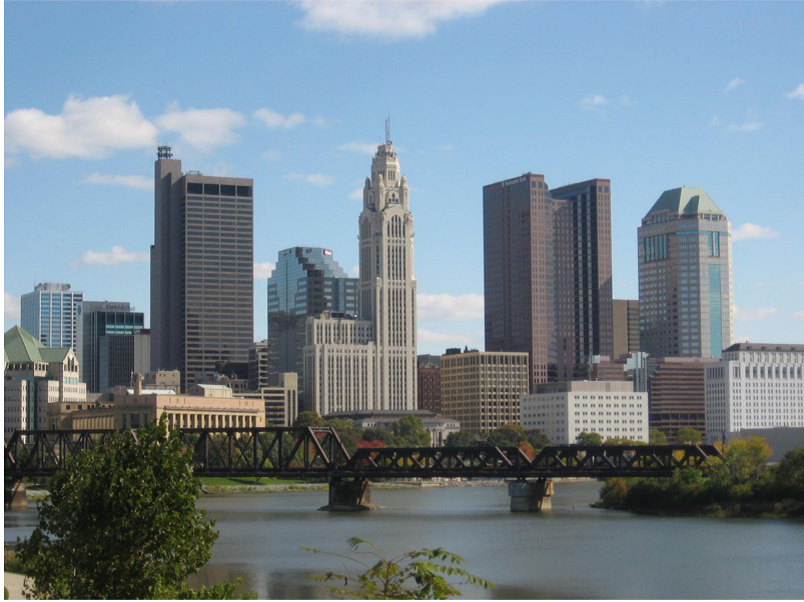
#> input picture Image.jpeg, 804 x 602 px, given in place of the camera
$ python 02_cor.py
#> lines starting #> are read from the running program, lines starting #| are printed output that depends on the picture; after the words box and inside, x2 and y2 are one past the last pixel; in counts of white or black regions, pixels touching at a corner belong together
import cv2
import numpy as np

cv2.namedWindow('imagem', cv2.WINDOW_NORMAL)
cv2.resizeWindow('imagem', (1280, 720))
vid = cv2.VideoCapture(0)

while 1:
    _, imagem = vid.read()
#> imagem is the input picture: shape (602, 804, 3); mean B, G, R 143.6, 133.4, 117.6
    imagem_hsv = cv2.cvtColor(imagem, cv2.COLOR_BGR2HSV)
#> imagem_hsv: shape (602, 804, 3); mean H, S, V 84.7, 59.1, 148.7

    mask = cv2.inRange(imagem_hsv,
                       np.array([0, 0, 0]),
                       np.array([179, 255, 100]))
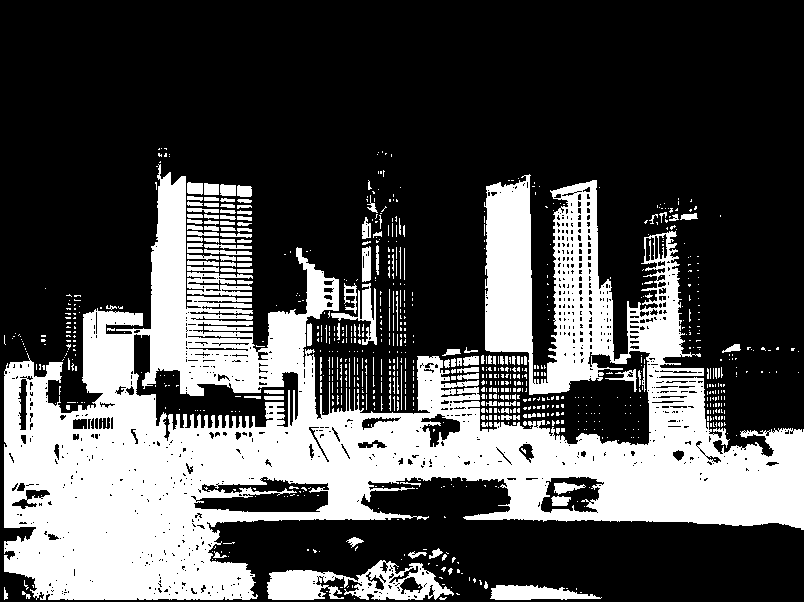
#> mask: shape (602, 804); 31.3% white; 872 white regions (741 under 20 px), largest, box (x1, y1, x2, y2) and area: (4, 164, 804, 600) 132538, (267, 560, 454, 600) 3820, (490, 585, 602, 600) 1138
    imagem = cv2.bitwise_and(imagem, imagem, mask=mask)
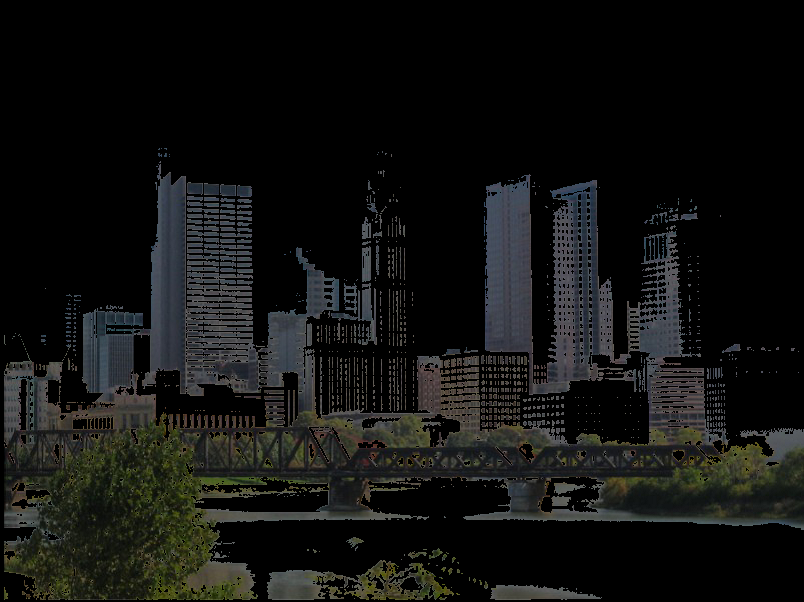
#> imagem: shape (602, 804, 3); mean B, G, R 17.4, 18.8, 18.2

    cv2.imshow('imagem', imagem)
    if cv2.waitKey(1) & 0xFF == ord('q'):
#> (key q is pressed here)
        break

vid.release()
cv2.destroyAllWindows()


# https://en.wikipedia.org/wiki/HSL_and_HSV
# Hue range is [0,179]
# Saturation range is [0,255]
# Value range is [0,255]
